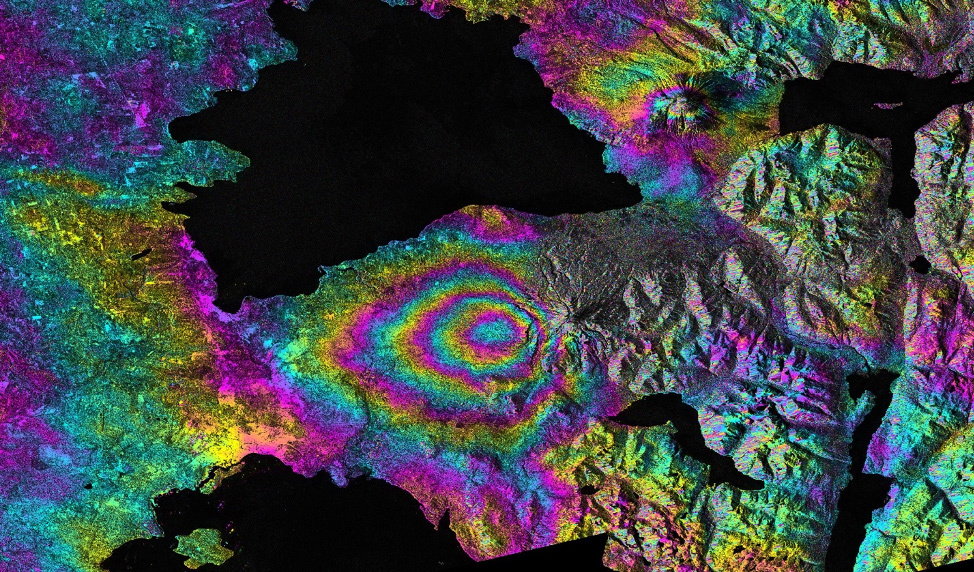
#> input picture ДЗ1/sar_2_color.jpg, 974 x 572 px
$ jupyter execute DE_IP_2024_Task_1.ipynb
#> lines starting #> are read from the running program, lines starting #| are printed output that depends on the picture; after the words box and inside, x2 and y2 are one past the last pixel; in counts of white or black regions, pixels touching at a corner belong together; long printed decimals are rounded
[cell 1]
import numpy as np
import cv2
import matplotlib.pyplot as plt

# Базовая работа с изображением

[cell 2]
image = cv2.imread('sar_2_color.jpg')
#> image is the input picture: shape (572, 974, 3); mean B, G, R 71.5, 68.6, 63.6

[cell 3]
plt.imshow(image)

[cell 4]
image.shape # h,w,c
#> Out = (572, 974, 3)

[cell 5]
image[250,250] # b,g,r
#> Out = [12, 12, 12]

[cell 6]
# ROI
img_roi = image[100:200, 500:700]

[cell 7]
plt.imshow(img_roi)

[cell 8]
b,g,r = cv2.split(image)

[cell 9]
plt.imshow(b, cmap = 'gray')

[cell 10]
plt.imshow(g, cmap = 'gray')

[cell 11]
# alternative approach
b = image[:,:,0]

[cell 12]
import copy

image2 = copy.deepcopy(image)

[cell 13]
image2[50:100,50:100] = [0,0,0]
#> image2: shape (572, 974, 3); 0.45% of pixels changed, all inside (x1, y1, x2, y2) = (50, 50, 100, 100)

[cell 14]
plt.imshow(image2)

[cell 15]
# empty image
image_template = np.zeros(image.shape,np.uint8)

[cell 16]
plt.imshow(image_template)

# Конвертация цветовых моделей

[cell 17]
image_template[0,0]
#> Out = [0, 0, 0]

[cell 18]
image_gray = cv2.cvtColor(image, cv2.COLOR_BGR2GRAY)
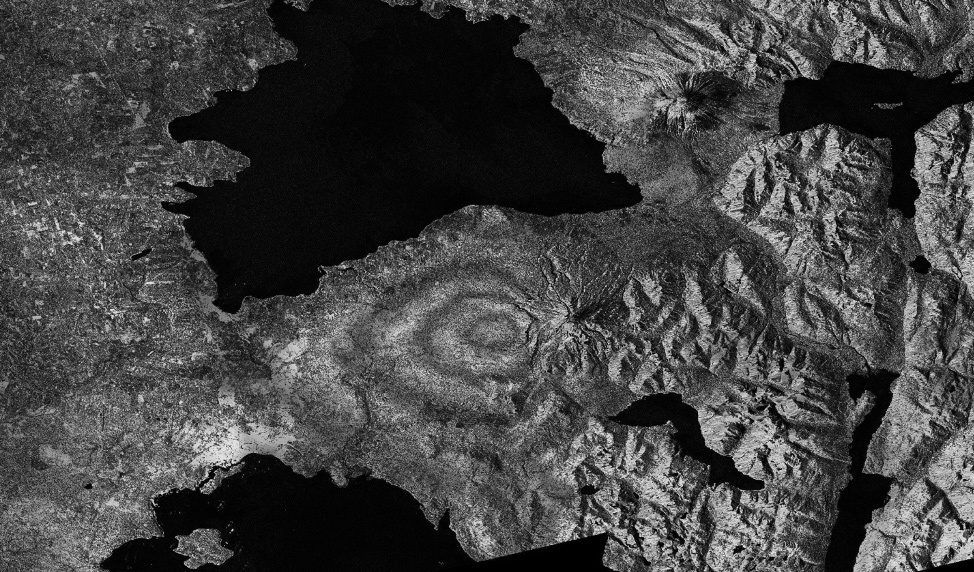
#> image_gray: shape (572, 974); min 0, max 236, mean 67.4

[cell 19]
image_gray[0,0]
#> Out = 40

[cell 20]
image_gray.shape
#> Out = (572, 974)

[cell 21]
image_hsv = cv2.cvtColor(image, cv2.COLOR_BGR2HSV)
#> image_hsv: shape (572, 974, 3); mean H, S, V 79.8, 125.4, 92.5

[cell 22]
image_hsv.shape
#> Out = (572, 974, 3)

[cell 23]
image_hsv[0,0]
#> Out = [117, 143, 75]

[cell 24]
image[0,0]
#> Out = [75, 37, 33]

[cell 25]
image_lab = cv2.cvtColor(image, cv2.COLOR_BGR2Lab)
#> image_lab: shape (572, 974, 3); mean of channels 0, 1, 2 75.2, 129.2, 126.9

[cell 26]
image_lab[0,0]
#> Out = [42, 139, 104]

# Пороговая фильтрация

[cell 27]
_,thresh1 = cv2.threshold(image_gray,200,255,cv2.THRESH_BINARY)
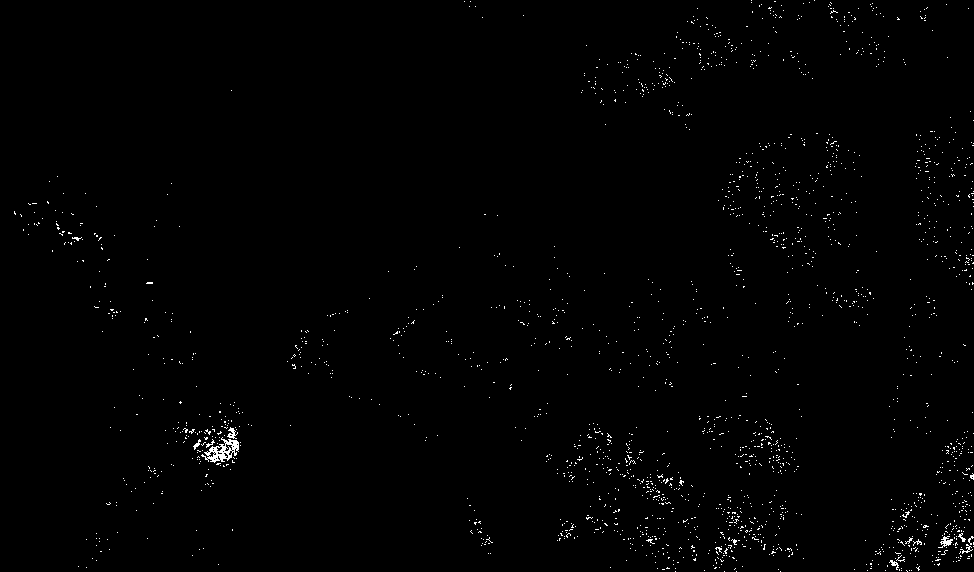
#> thresh1: shape (572, 974); 0.8% white in thin lines or dots

[cell 28]
plt.imshow(thresh1, cmap='gray')

[cell 29]
thresh1[thresh1==100].sum()
#> Out = 0

# Построение гистограммы

[cell 30]
histSize = 256
histRange = (0, 256)
accumulate = False

b_hist = cv2.calcHist([b], [0], None, [histSize], histRange, accumulate=accumulate)
#> b_hist = 256 values, max 15318 at index 5, min 29 at index 253, mean 2176.3

[cell 31]
plt.plot(b_hist)
#> figure, not shown here; curve peaks at x = 5, y = 15318

[cell 32]
b_hist_cum = b_hist.cumsum()
#> b_hist_cum = 256 values from 10493 to 557128

[cell 33]
plt.plot(b_hist_cum)
#> figure, not shown here; curve peaks at x = 255, y = 557128

[cell 34]
b_hist_norm = b_hist /  (image.shape[0] * image.shape[1])
#> b_hist_norm = 256 values, max 0.0275 at index 5, min 5.21e-05 at index 253, mean 0.00391

[cell 35]
plt.plot(b_hist_norm)
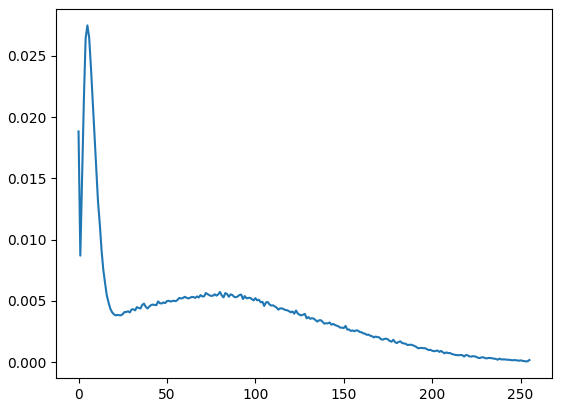
#> figure drawn by matplotlib, 1 panel; curve peaks at x = 5, y = 0.0275

# Сравнение двух изображений

[cell 36]
from skimage.metrics import structural_similarity, mean_squared_error

(ssim, diff) = structural_similarity(image_gray, image_gray, full=True)
#> diff: shape (572, 974) float64; every value is 1
#> ssim = 1
diff = (diff * 255).astype("uint8")
#> diff: shape (572, 974); every value is 255
print("SSIM: {}".format(ssim))
#| SSIM: 1.0

[cell 37]
plt.imshow(diff)

[cell 38]
mse = mean_squared_error(image_gray, image_gray)
#> mse = 0
mse
#> Out = 0

# Статистические характеристики изображений

[cell 39]
mean = image_gray.mean()
#> mean = 67.41

[cell 40]
std = image_gray.std()
#> std = 52.02

[cell 41]
print(mean,std)
#| 67.412 52.016

[cell 42]
eq_gray = cv2.equalizeHist(image_gray)

[cell 43]
plt.imshow(eq_gray, cmap="gray")

[cell 44]
plt.imshow(image_gray, cmap="gray")

[cell 45]
import cv2
import numpy as np
import matplotlib.pyplot as plt
from skimage.metrics import structural_similarity as ssim
from skimage.metrics import mean_squared_error as mse

img = cv2.imread('sar_1_gray.jpg', cv2.IMREAD_GRAYSCALE)
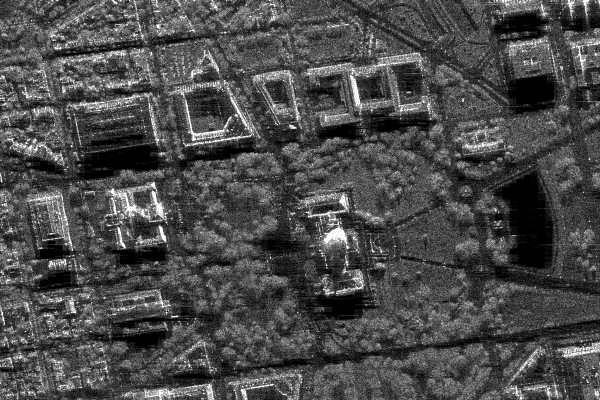
#> input picture ДЗ1/sar_1_gray.jpg, 600 x 400 px
#> img is the input picture: shape (400, 600); min 0, max 255, mean 74.9

if img is None:
    raise FileNotFoundError("Не найден файл sar_1_gray.jpg")

print("1. Изображение загружено")
print(f"   shape = {img.shape}, dtype = {img.dtype}")
#|    shape = (400, 600), dtype = uint8
print(f"   min = {img.min()}, max = {img.max()}, mean = {img.mean():.2f}, std = {img.std():.2f}")
#|    min = 0, max = 255, mean = 74.94, std = 43.66

plt.figure(figsize=(6, 5))
plt.imshow(img, cmap='gray')
plt.title('Исходное sar_1_gray.jpg')
plt.axis('off')
plt.show()


hist = cv2.calcHist([img], [0], None, [256], [0, 256]).ravel()
#> hist = 256 values, max 3786 at index 1, min 40 at index 251, mean 937.5

print("\n2. Гистограмма")
print(f"   Сумма бинов = {hist.sum():.0f} (должна быть равна числу пикселей: {img.size})")
#|    Сумма бинов = 240000 (должна быть равна числу пикселей: 240000)
print(f"   Бин с максимумом: {hist.argmax()}, значение = {hist.max():.0f}")
#|    Бин с максимумом: 1, значение = 3786

plt.figure(figsize=(10, 4))
plt.plot(hist, color='black')
plt.title('Гистограмма исходного изображения')
plt.xlabel('Интенсивность')
plt.ylabel('Количество пикселей')
plt.grid(True)
plt.show()
#> figure, not shown here; curve peaks at x = 1, y = 3786


def gamma_correction(image, gamma):
    """
    Гамма-коррекция.
    gamma < 1 — осветление,
    gamma > 1 — затемнение,
    gamma = 1 — без изменений.
    """
    img_float = image.astype(np.float32) / 255.0
    corrected = np.power(img_float, gamma) * 255.0
    return np.clip(corrected, 0, 255).astype(np.uint8)

gammas = [0.5, 1.0, 1.5, 2.2]
gamma_images = {}

print("\n3. Гамма-коррекция")
for g in gammas:
    corrected = gamma_correction(img, g)
    gamma_images[g] = corrected
    print(f"   gamma = {g}: mean = {corrected.mean():.2f}, std = {corrected.std():.2f}")
#> this loop made 4 passes
#|    gamma = 0.5: mean = 130.56, std = 43.86
#|    gamma = 1.0: mean = 74.94, std = 43.66
#|    gamma = 1.5: mean = 45.25, std = 39.25
#|    gamma = 2.2: mean = 24.64, std = 33.23
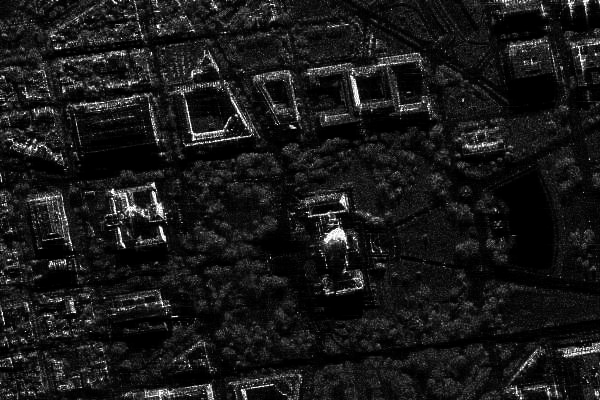
#> corrected: shape (400, 600); min 0, max 255, mean 24.6
#> after the loop, gamma_images = 4 items

plt.figure(figsize=(15, 4))
for i, g in enumerate(gammas, 1):
    plt.subplot(1, len(gammas), i)
    plt.imshow(gamma_images[g], cmap='gray')
    plt.title(f'gamma = {g}')
    plt.axis('off')
plt.tight_layout()
plt.show()
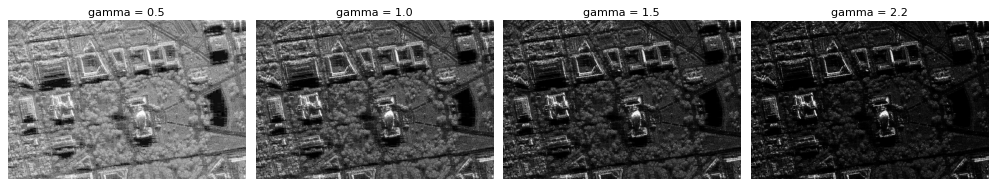
#> figure drawn by matplotlib, 4 panels


print("\n4. Сравнение исходного изображения и гамма-коррекции")
print(f"{'gamma':>8} | {'MSE':>12} | {'SSIM':>12}")
print("-" * 38)

for g in gammas:
    corrected = gamma_images[g]
    mse_value = mse(img, corrected)
    ssim_value = ssim(img, corrected, data_range=255)
    print(f"{g:>8} | {mse_value:>12.4f} | {ssim_value:>12.6f}")
#> this loop made 4 passes
#> (mse_value, ssim_value) on passes 1 to 4: (3250.4, 0.788), (0, 1), (971.8, 0.807), (2894.1, 0.436)
#|      0.5 |    3250.4291 |     0.7875
#|      1.0 |       0.0000 |     1.000
#|      1.5 |     971.8207 |     0.8066
#|      2.2 |    2894.0780 |     0.4356
#> pass 3, `corrected = gamma_images[g]`:
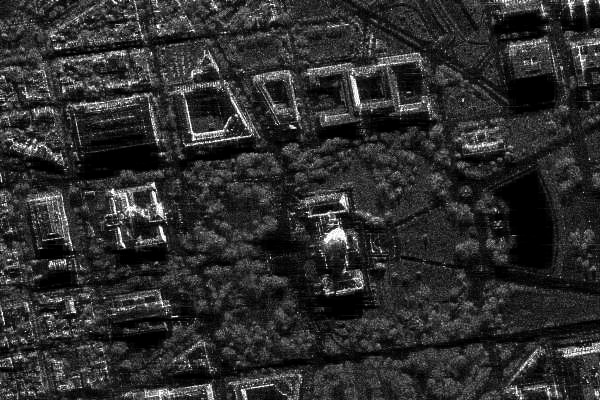
#> corrected: shape (400, 600); min 0, max 255, mean 45.2


print("\n5. Линейное растяжение гистограммы")

def linear_stretch(image, low_percentile=0, high_percentile=100):
    """
    Линейное растяжение гистограммы.
    low_percentile / high_percentile — отсекаемые проценты (0..100).
    При 0 и 100 используется абсолютный min/max.
    """
#> called with low_percentile = 0, high_percentile = 100
    img_float = image.astype(np.float32)

    low = np.percentile(img_float, low_percentile)
#> low = 0
    high = np.percentile(img_float, high_percentile)
#> high = 255

    if high <= low:
        return image.copy()

    stretched = (img_float - low) * (255.0 / (high - low))
    return np.clip(stretched, 0, 255).astype(np.uint8)


stretched_minmax = linear_stretch(img, 0, 100)


stretched_p1 = linear_stretch(img, 1, 99)


stretched_p2 = linear_stretch(img, 2, 98)
#> call 3 of linear_stretch, with low_percentile = 2, high_percentile = 98
#> in linear_stretch (call 3), `low = np.percentile(img_float, low_percentile)`: low = 1
#> in linear_stretch (call 3), `high = np.percentile(img_float, high_percentile)`: high = 191
#> in linear_stretch (call 3), `return np.clip(stretched, 0, 255).astype(np.uint8)`:
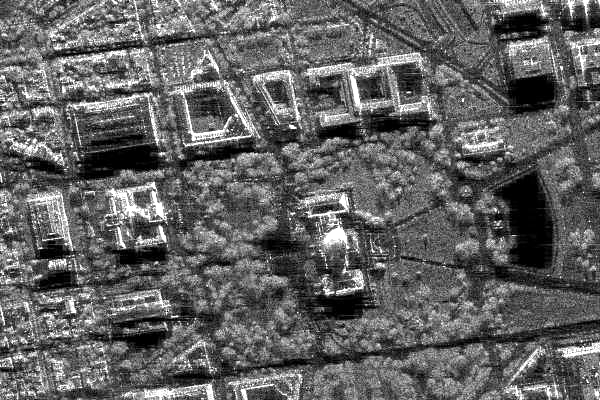
#> returned value: shape (400, 600); min 0, max 255, mean 98

print(f"   Исходное:      min = {img.min()}, max = {img.max()}, "
      f"mean = {img.mean():.2f}, std = {img.std():.2f}")
#|    Исходное:      min = 0, max = 255, mean = 74.94, std = 43.66
print(f"   min-max:       min = {stretched_minmax.min()}, max = {stretched_minmax.max()}, "
      f"mean = {stretched_minmax.mean():.2f}, std = {stretched_minmax.std():.2f}")
#|    min-max:       min = 0, max = 255, mean = 74.94, std = 43.66
print(f"   1%-99%:        min = {stretched_p1.min()}, max = {stretched_p1.max()}, "
      f"mean = {stretched_p1.mean():.2f}, std = {stretched_p1.std():.2f}")
#|    1%-99%:        min = 0, max = 255, mean = 86.54, std = 49.96
print(f"   2%-98%:        min = {stretched_p2.min()}, max = {stretched_p2.max()}, "
      f"mean = {stretched_p2.mean():.2f}, std = {stretched_p2.std():.2f}")
#|    2%-98%:        min = 0, max = 255, mean = 97.97, std = 55.90

# Сравнение MSE и SSIM
print("\n   Сравнение с исходным:")
print(f"   {'метод':>12} | {'MSE':>12} | {'SSIM':>12}")
print("   " + "-" * 42)
for name, im in [('min-max', stretched_minmax),
                 ('1%-99%', stretched_p1),
                 ('2%-98%', stretched_p2)]:
    mse_val = mse(img, im)
    ssim_val = ssim(img, im, data_range=255)
    print(f"   {name:>12} | {mse_val:>12.4f} | {ssim_val:>12.6f}")
#> this loop made 3 passes
#> (name, mse_val, ssim_val) on passes 1 to 3: ('min-max', 0, 1), ('1%-99%', 180.1, 0.979), ('2%-98%', 710.1, 0.928)
#|         min-max |       0.0000 |     1.000
#|          1%-99% |     180.0973 |     0.9794
#|          2%-98% |     710.1085 |     0.9279

# Гистограммы до и после
plt.figure(figsize=(12, 6))

plt.subplot(2, 3, 1)
plt.imshow(img, cmap='gray')
plt.title('Исходное')
plt.axis('off')

plt.subplot(2, 3, 2)
plt.imshow(stretched_minmax, cmap='gray')
plt.title('Растяжение min-max')
plt.axis('off')

plt.subplot(2, 3, 3)
plt.imshow(stretched_p1, cmap='gray')
plt.title('Растяжение 1%–99%')
plt.axis('off')

plt.subplot(2, 3, 4)
plt.hist(img.ravel(), bins=256, range=(0, 256), color='black')
plt.title('Гистограмма исходного')
plt.xlabel('Интенсивность')

plt.subplot(2, 3, 5)
plt.hist(stretched_minmax.ravel(), bins=256, range=(0, 256), color='black')
plt.title('Гистограмма min-max')
plt.xlabel('Интенсивность')

plt.subplot(2, 3, 6)
plt.hist(stretched_p1.ravel(), bins=256, range=(0, 256), color='black')
plt.title('Гистограмма 1%–99%')
plt.xlabel('Интенсивность')

plt.tight_layout()
plt.show()
#> figure, not shown here; panel 4: tallest bar 3786 high, from x = 1 to 2; panel 5: tallest bar 3786 high, from x = 1 to 2; panel 6: tallest bar 3786 high, from x = 1 to 2

print("\n6. Пороговая фильтрация")

thresholds = [50, 100, 150, 200]
types = {
    'THRESH_BINARY': cv2.THRESH_BINARY,
    'THRESH_BINARY_INV': cv2.THRESH_BINARY_INV,
    'THRESH_TRUNC': cv2.THRESH_TRUNC,
    'THRESH_TOZERO': cv2.THRESH_TOZERO,
    'THRESH_TOZERO_INV': cv2.THRESH_TOZERO_INV,
}

for name, ttype in types.items():
    print(f"\n   Тип: {name}")
    print(f"   {'threshold':>10} | {'foreground_px':>15} | {'foreground_%':>12}")
    print("   " + "-" * 45)

    for th in thresholds:
        _, th_img = cv2.threshold(img, th, 255, ttype)

        if ttype in (cv2.THRESH_BINARY, cv2.THRESH_BINARY_INV):
            foreground = np.count_nonzero(th_img == 255)
        else:
            foreground = np.count_nonzero(th_img)

        percent = 100.0 * foreground / img.size
        print(f"   {th:>10} | {foreground:>15} | {percent:>11.2f}%")

otsu_th, otsu_img = cv2.threshold(img, 0, 255, cv2.THRESH_BINARY + cv2.THRESH_OTSU)
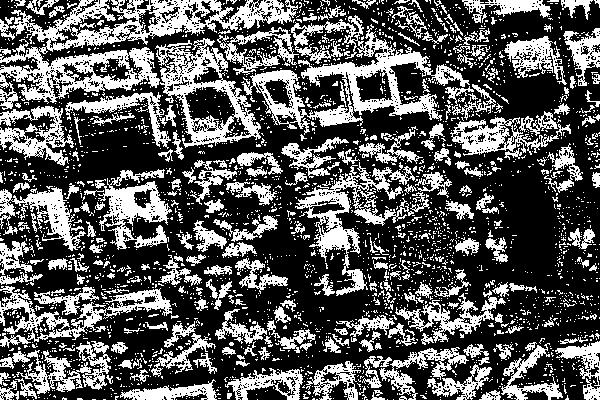
#> otsu_img: shape (400, 600); 35% white; 2763 white regions (2491 under 20 px), largest, box (x1, y1, x2, y2) and area: (0, 0, 298, 110) 9753, (241, 15, 470, 135) 6934, (155, 38, 261, 148) 3834
#> otsu_th = 85
print(f"\n   Otsu threshold = {otsu_th:.0f}")
#|    Otsu threshold = 85
print(f"   foreground_px = {np.count_nonzero(otsu_img == 255)}")
#|    foreground_px = 83989

plt.figure(figsize=(15, 8))
plot_idx = 1
for name, ttype in types.items():
    for th in [100, 150]:
        _, th_img = cv2.threshold(img, th, 255, ttype)
        plt.subplot(len(types), 2, plot_idx)
        plt.imshow(th_img, cmap='gray')
        plt.title(f'{name}, th={th}')
        plt.axis('off')
        plot_idx += 1
#> after the loop, plot_idx = 11
plt.tight_layout()
plt.show()
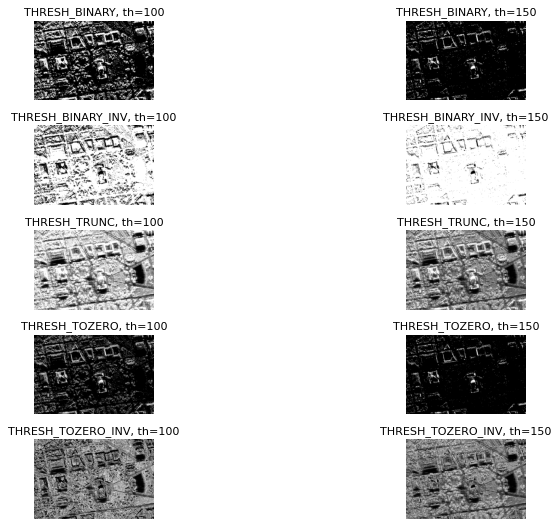
#> figure drawn by matplotlib, 10 panels

plt.figure(figsize=(6, 5))
plt.imshow(otsu_img, cmap='gray')
plt.title(f'Otsu, threshold={otsu_th:.0f}')
plt.axis('off')
plt.show()
